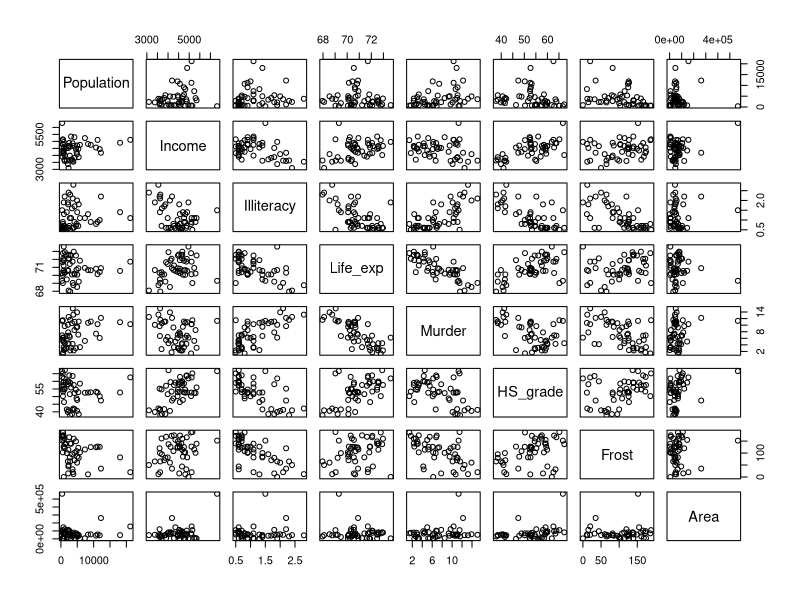
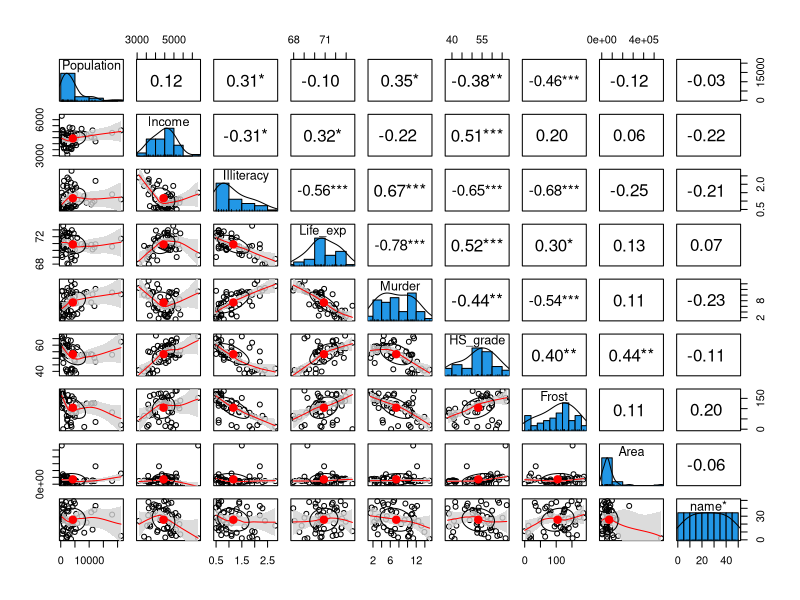
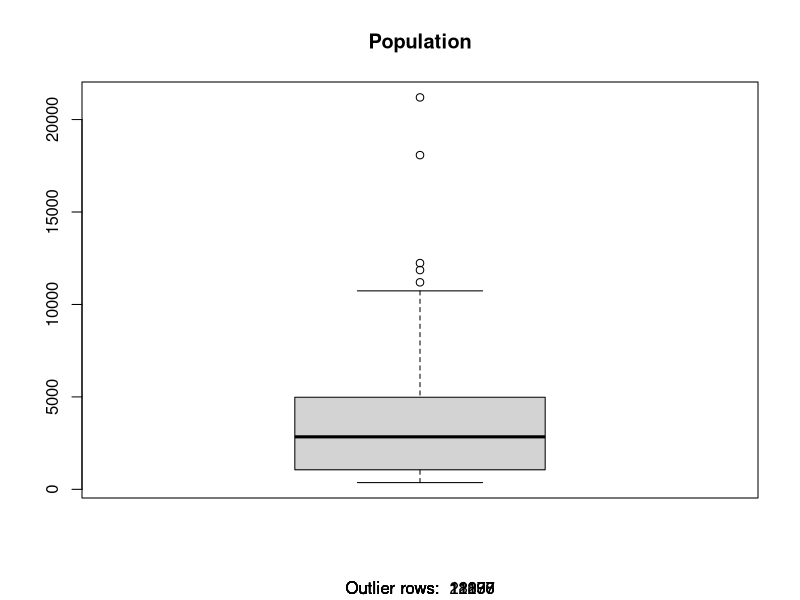

The R script that drew these images, in order:
str(state.x77)

# check the class of the data
# show matrix and array
class(state.x77)

# convert the data to data frame
# called state.x77_data
states_data <- data.frame(state.x77)

# check the structure of data
str(states_data)

# Move state name into new variable
states_data$name <- state.name

# rename the Life exp and HS grad variables 
# to Life_exp and HS_grade
colnames(states_data)[colnames(states_data) == "Life.Exp"] <- "Life_exp"
colnames(states_data)[colnames(states_data) == "HS.Grad"] <- "HS_grade"
colnames(states_data)

numeric_variable <- sapply(states_data, is.numeric)
numeric_data <- states_data[numeric_variable]

pairs(numeric_data)

library(psych)
pairs.panels(states_data,
             smooth = TRUE,
             scale = FALSE,
             density = TRUE,
             ellipses = TRUE,
             method = "spearman",
             pch = 21,
             lm = FALSE, 
             cor = TRUE,
             jiggle = FALSE,
             factor = 2,
             hist.col = 4,
             stars = TRUE,
             ci = TRUE) 

# Check for outliers
# An outlier = 1.5 * interquartile range
# IQR = distance between 25th and 75th percentile
# need to check speed and distance for outliers

attach(states_data)
boxplot(Population, 
        main = "Population", 
        sub = paste("Outlier rows: ", boxplot.stats(Population)$out))
